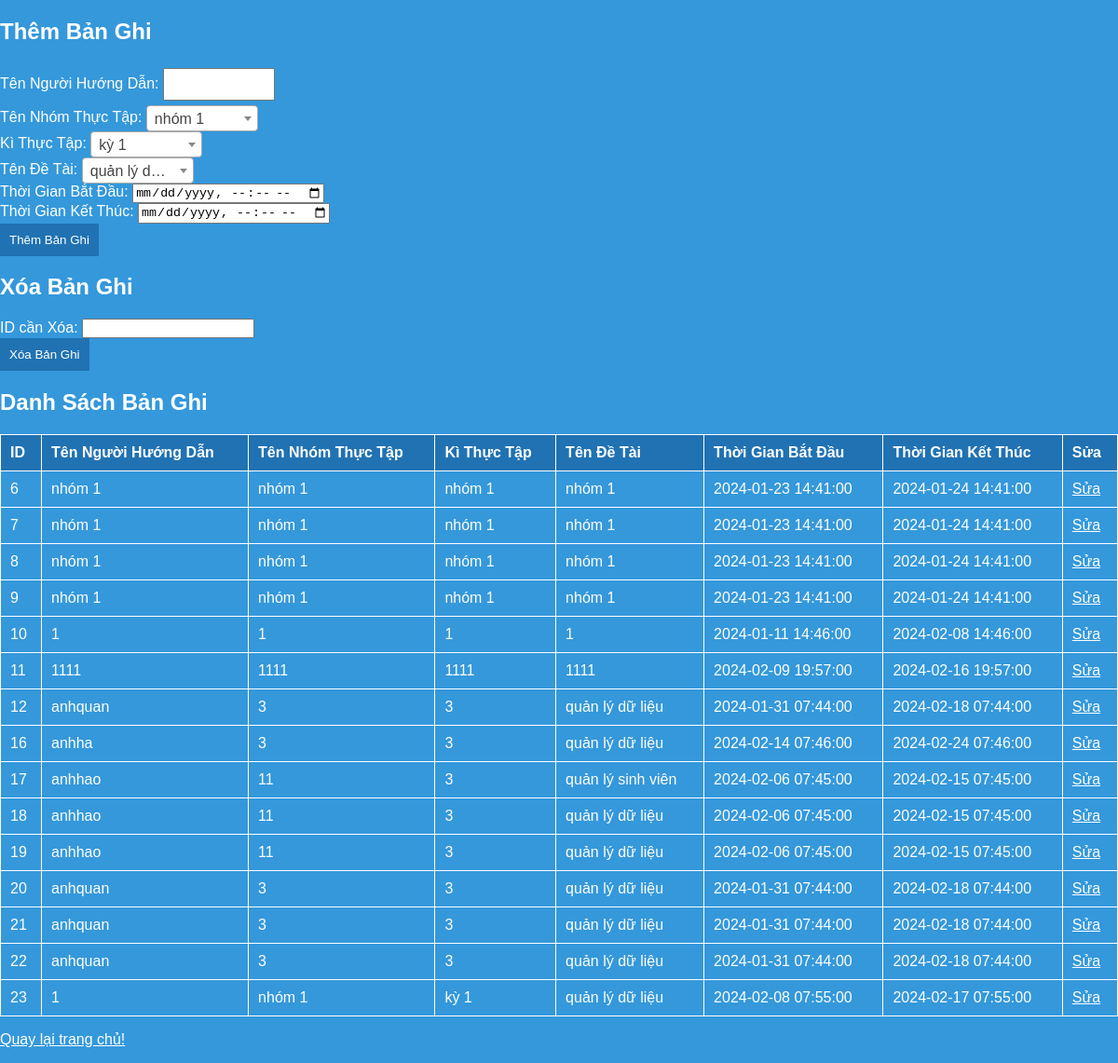
The page /nhomhd.php on the database its author committed.
### tables this page shows
CREATE TABLE `nhomnguoihd` (
  `id_nhomnguoihd` int(11) NOT NULL,
  `tennguoihuongdan` varchar(100) NOT NULL,
  `tennhomthuctap` varchar(100) NOT NULL,
  `kithuctap` varchar(100) NOT NULL,
  `tendetai` varchar(100) NOT NULL,
  `thoigianbatdau` datetime DEFAULT NULL,
  `thoigianketthuc` datetime DEFAULT NULL
);

### nhomhd.php (the view, shortened to what this page needs)
<?php
$mysqli = new mysqli('localhost', 'root', '', 'quanlysvtt');
?>
<!DOCTYPE html>
<html lang="en">
<head>
    <link rel="stylesheet" href="https://cdnjs.cloudflare.com/ajax/libs/select2/4.1.0-beta.1/css/select2.min.css">
</head>
<body>
<h2>Thêm Bản Ghi</h2>
<form method="post" action="nhomhd.php">
    <label>Tên Người Hướng Dẫn:</label>
    <input type="text" name="tennguoihuongdan" required><br>
    <label>Tên Nhóm Thực Tập:</label>
    <br>
    <label>Kì Thực Tập:</label>
    <br>
    <label>Tên Đề Tài:</label>
    <br>
    <label>Thời Gian Bắt Đầu:</label>
    <input type="datetime-local" name="thoigianbatdau" required><br>
    <label>Thời Gian Kết Thúc:</label>
    <input type="datetime-local" name="thoigianketthuc" required><br>
    <input type="submit" name="add" value="Thêm Bản Ghi">
</form>
<h2>Xóa Bản Ghi</h2>
<form method="post" action="nhomhd.php">
    <label>ID cần Xóa:</label>
    <input type="number" name="id_to_delete" required><br>
    <input type="submit" name="delete" value="Xóa Bản Ghi">
</form>
<h2>Danh Sách Bản Ghi</h2>
<?php
$select_query = "SELECT * FROM nhomnguoihd WHERE id_nhomnguoihd >= 0 AND id_nhomnguoihd <= 999";
$result = $mysqli->query($select_query);
if ($result->num_rows > 0) {
    echo "<table border='1'>";
    echo "<tr><th>ID</th><th>Tên Người Hướng Dẫn</th><th>Tên Nhóm Thực Tập</th><th>Kì Thực Tập</th><th>Tên Đề Tài</th><th>Thời Gian Bắt Đầu</th><th>Thời Gian Kết Thúc</th><th>Sửa</th></tr>";
    while ($row = $result->fetch_assoc()) {
        echo "<tr>";
        echo "<td>" . $row['id_nhomnguoihd'] . "</td>";
        echo "<td>" . $row['tennguoihuongdan'] . "</td>";
        echo "<td>" . $row['tennhomthuctap'] . "</td>";
        echo "<td>" . $row['kithuctap'] . "</td>";
        echo "<td>" . $row['tendetai'] . "</td>";
        echo "<td>" . $row['thoigianbatdau'] . "</td>";
        echo "<td>" . $row['thoigianketthuc'] . "</td>";
        echo "<td><a href='nhomhd.php?id_to_update=" . $row['id_nhomnguoihd'] . "'>Sửa</a></td>";
        echo "</tr>";
    }
    echo "</table>";
} else {
    echo "Không có bản ghi nào được tìm thấy";
}
?>
</body>
</html>
<p><a href="index.php">Quay lại trang chủ!</a></p>

### nhomhd.php (style rules this page uses)
body { background-color: #3498db; color: #ffffff; font-family: Arial, sans-serif; margin: 0; padding: 0; }
table { width: 100%; border-collapse: collapse; margin-top: 20px; }
table, th, td { border: 1px solid #ffffff; }
th, td { padding: 10px; text-align: left; }
th { background-color: #2072b3; }
tr:nth-child(even) { background-color: #3498db; }
tr:nth-child(odd) { background-color: #2072b3; }
a { color: #ffffff; }
form { margin-top: 20px; }
h2 { color: #ffffff; }
input[type="text"], select { width: 10%; padding: 8px; margin: 5px 0; box-sizing: border-box; }
input[type="submit"] { background-color: #2072b3; color: #ffffff; padding: 10px; border: none; cursor: pointer; }

### rows shown on the page
nhomnguoihd: id_nhomnguoihd "6", tennguoihuongdan "nhóm 1", tennhomthuctap "nhóm 1", kithuctap "nhóm 1", tendetai "nhóm 1", thoigianbatdau "2024-01-23 14:41:00", thoigianketthuc "2024-01-24 14:41:00"
nhomnguoihd: id_nhomnguoihd "7", tennguoihuongdan "nhóm 1", tennhomthuctap "nhóm 1", kithuctap "nhóm 1", tendetai "nhóm 1", thoigianbatdau "2024-01-23 14:41:00", thoigianketthuc "2024-01-24 14:41:00"
nhomnguoihd: id_nhomnguoihd "8", tennguoihuongdan "nhóm 1", tennhomthuctap "nhóm 1", kithuctap "nhóm 1", tendetai "nhóm 1", thoigianbatdau "2024-01-23 14:41:00", thoigianketthuc "2024-01-24 14:41:00"
nhomnguoihd: id_nhomnguoihd "9", tennguoihuongdan "nhóm 1", tennhomthuctap "nhóm 1", kithuctap "nhóm 1", tendetai "nhóm 1", thoigianbatdau "2024-01-23 14:41:00", thoigianketthuc "2024-01-24 14:41:00"
nhomnguoihd: id_nhomnguoihd "10", tennguoihuongdan "1", tennhomthuctap "1", kithuctap "1", tendetai "1", thoigianbatdau "2024-01-11 14:46:00", thoigianketthuc "2024-02-08 14:46:00"
nhomnguoihd: id_nhomnguoihd "11", tennguoihuongdan "1111", tennhomthuctap "1111", kithuctap "1111", tendetai "1111", thoigianbatdau "2024-02-09 19:57:00", thoigianketthuc "2024-02-16 19:57:00"
nhomnguoihd: id_nhomnguoihd "12", tennguoihuongdan "anhquan", tennhomthuctap "3", kithuctap "3", tendetai "quản lý dữ liệu", thoigianbatdau "2024-01-31 07:44:00", thoigianketthuc "2024-02-18 07:44:00"
nhomnguoihd: id_nhomnguoihd "16", tennguoihuongdan "anhha", tennhomthuctap "3", kithuctap "3", tendetai "quản lý dữ liệu", thoigianbatdau "2024-02-14 07:46:00", thoigianketthuc "2024-02-24 07:46:00"
nhomnguoihd: id_nhomnguoihd "17", tennguoihuongdan "anhhao", tennhomthuctap "11", kithuctap "3", tendetai "quản lý sinh viên", thoigianbatdau "2024-02-06 07:45:00", thoigianketthuc "2024-02-15 07:45:00"
nhomnguoihd: id_nhomnguoihd "18", tennguoihuongdan "anhhao", tennhomthuctap "11", kithuctap "3", tendetai "quản lý dữ liệu", thoigianbatdau "2024-02-06 07:45:00", thoigianketthuc "2024-02-15 07:45:00"
nhomnguoihd: id_nhomnguoihd "19", tennguoihuongdan "anhhao", tennhomthuctap "11", kithuctap "3", tendetai "quản lý dữ liệu", thoigianbatdau "2024-02-06 07:45:00", thoigianketthuc "2024-02-15 07:45:00"
nhomnguoihd: id_nhomnguoihd "20", tennguoihuongdan "anhquan", tennhomthuctap "3", kithuctap "3", tendetai "quản lý dữ liệu", thoigianbatdau "2024-01-31 07:44:00", thoigianketthuc "2024-02-18 07:44:00"
nhomnguoihd: id_nhomnguoihd "21", tennguoihuongdan "anhquan", tennhomthuctap "3", kithuctap "3", tendetai "quản lý dữ liệu", thoigianbatdau "2024-01-31 07:44:00", thoigianketthuc "2024-02-18 07:44:00"
nhomnguoihd: id_nhomnguoihd "22", tennguoihuongdan "anhquan", tennhomthuctap "3", kithuctap "3", tendetai "quản lý dữ liệu", thoigianbatdau "2024-01-31 07:44:00", thoigianketthuc "2024-02-18 07:44:00"
nhomnguoihd: id_nhomnguoihd "23", tennguoihuongdan "1", tennhomthuctap "nhóm 1", kithuctap "kỳ 1", tendetai "quản lý dữ liệu", thoigianbatdau "2024-02-08 07:55:00", thoigianketthuc "2024-02-17 07:55:00"
